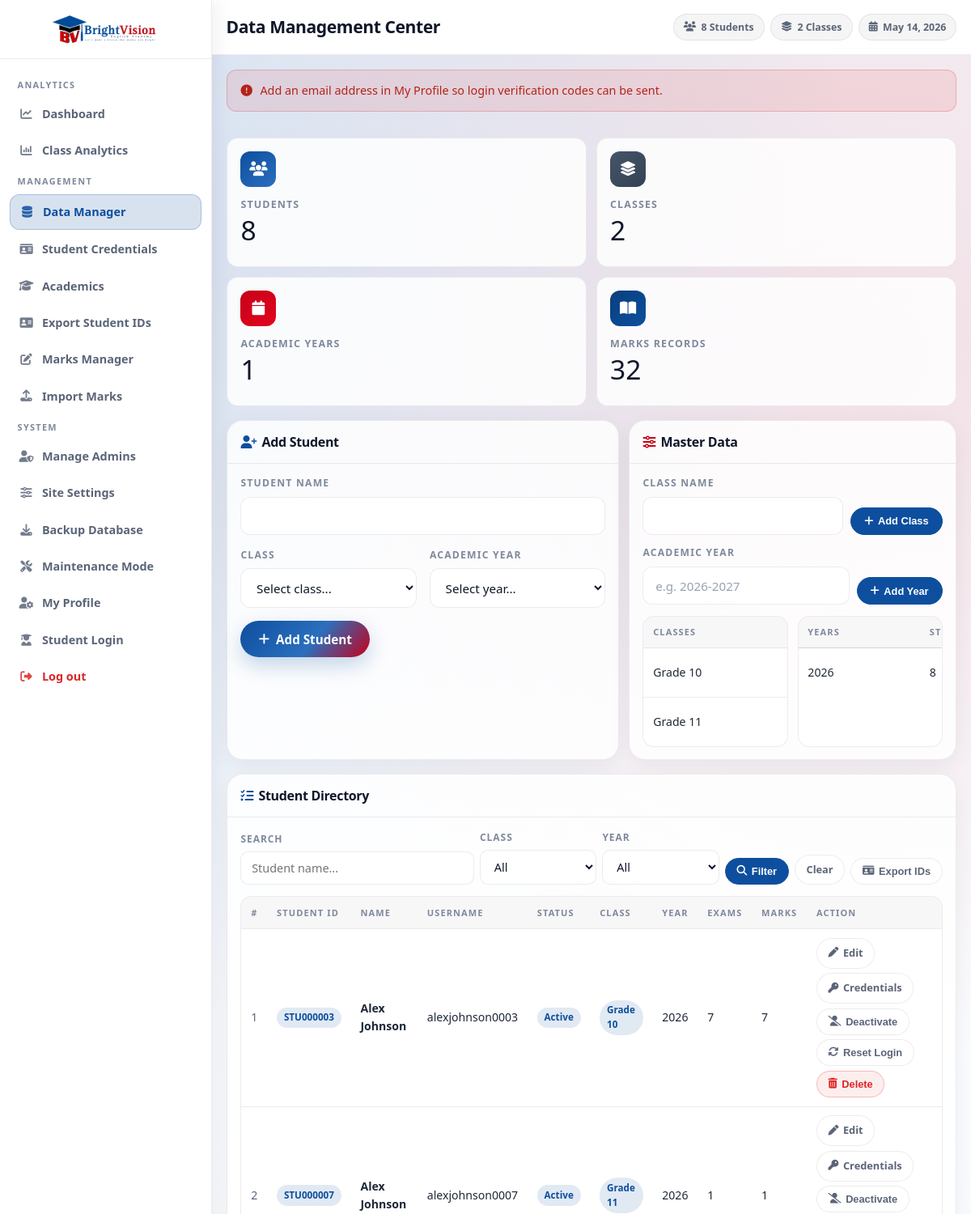
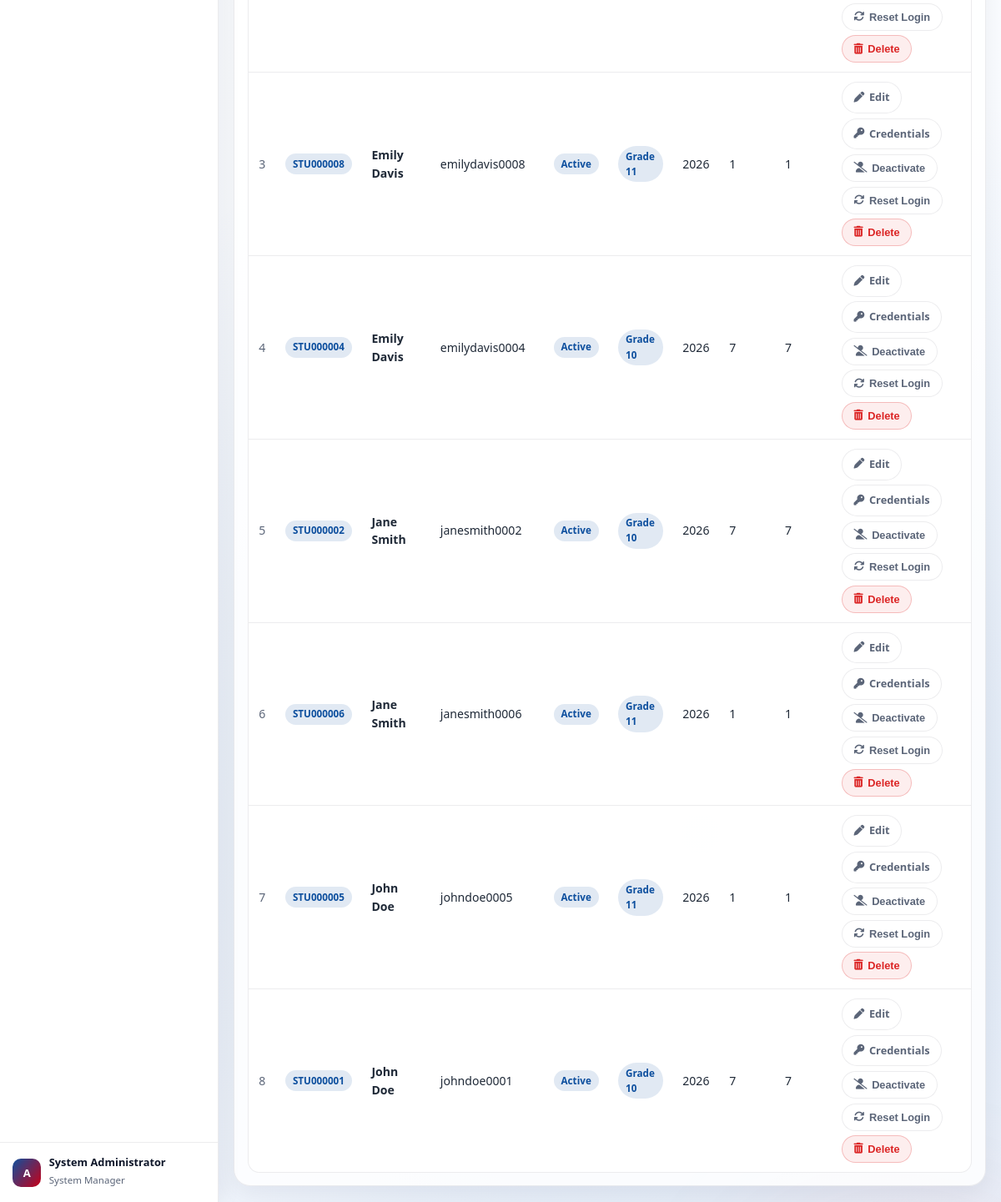
The app's page /admin/manage_students.php (signed in) with its own data (2 pictures, top to bottom).
### tables this page shows
CREATE TABLE IF NOT EXISTS `students` (
  `id` INT AUTO_INCREMENT PRIMARY KEY,
  `student_code` VARCHAR(24) NULL UNIQUE,
  `name` VARCHAR(100) NOT NULL,
  `class_id` INT NULL,
  `academic_year_id` INT NULL,
  UNIQUE KEY `uq_student_identity` (`name`, `class_id`, `academic_year_id`),
  KEY `idx_students_class_year` (`class_id`, `academic_year_id`),
  KEY `idx_students_class_year_name` (`class_id`, `academic_year_id`, `name`),
  KEY `idx_students_year_class_name` (`academic_year_id`, `class_id`, `name`),
  KEY `idx_students_name` (`name`),
  CONSTRAINT `fk_students_class`
    FOREIGN KEY (`class_id`) REFERENCES `classes` (`id`) ON DELETE CASCADE,
  CONSTRAINT `fk_students_year`
    FOREIGN KEY (`academic_year_id`) REFERENCES `academic_years` (`id`) ON DELETE CASCADE
);

CREATE TABLE IF NOT EXISTS `classes` (
  `id` INT AUTO_INCREMENT PRIMARY KEY,
  `class_name` VARCHAR(50) NOT NULL UNIQUE
);

CREATE TABLE IF NOT EXISTS `academic_years` (
  `id` INT AUTO_INCREMENT PRIMARY KEY,
  `year_name` VARCHAR(20) NOT NULL UNIQUE
);

### admin/manage_students.php (the view, shortened to what the rows shown need)
<?php
require_once '../config.php';
$query_with = static function (array $updates = [], array $remove = []): string {
    $query = $_GET;
    foreach ($remove as $key) {
        unset($query[$key]);
    }
    foreach ($updates as $key => $value) {
        if ($value === null || $value === '') {
            unset($query[$key]);
        } else {
            $query[$key] = $value;
        }
    }
    return http_build_query($query);
};
$studentSql = "
    SELECT
        s.id,
        s.student_code,
        s.name,
        s.class_id,
        s.academic_year_id,
        c.class_name,
        y.year_name,
        sa.username,
        sa.is_active AS account_active,
        COUNT(m.id) AS mark_count,
        COUNT(DISTINCT m.exam_name) AS exam_count
    FROM students s
    LEFT JOIN classes c ON s.class_id = c.id
    LEFT JOIN academic_years y ON s.academic_year_id = y.id
    LEFT JOIN student_accounts sa ON sa.student_id = s.id
    LEFT JOIN marks m ON m.student_id = s.id
    WHERE 1 = 1
";
$studentParams = [];
$studentSql .= "
    GROUP BY s.id, s.student_code, s.name, s.class_id, s.academic_year_id, c.class_name, y.year_name, sa.username, sa.is_active
    ORDER BY s.name ASC
    LIMIT 300
";
$studentStmt = $pdo->prepare($studentSql);
$studentStmt->execute($studentParams);
$students = $studentStmt->fetchAll();
$classStats = $pdo->query("
    SELECT c.id, c.class_name, COUNT(s.id) AS student_count
    FROM classes c
    LEFT JOIN students s ON s.class_id = c.id
    GROUP BY c.id, c.class_name
    ORDER BY c.class_name ASC
")->fetchAll();
$yearStats = $pdo->query("
    SELECT y.id, y.year_name, COUNT(s.id) AS student_count
    FROM academic_years y
    LEFT JOIN students s ON s.academic_year_id = y.id
    GROUP BY y.id, y.year_name
    ORDER BY y.year_name DESC
")->fetchAll();
$totals = [
    'students' => (int) $pdo->query("SELECT COUNT(*) FROM students")->fetchColumn(),
    'classes' => (int) $pdo->query("SELECT COUNT(*) FROM classes")->fetchColumn(),
    'years' => (int) $pdo->query("SELECT COUNT(*) FROM academic_years")->fetchColumn(),
    'marks' => (int) $pdo->query("SELECT COUNT(*) FROM marks")->fetchColumn()
];
$editStudent = null;
?>
<!DOCTYPE html>
<html lang="en">
<head>
    <link rel="preload" href="https://cdnjs.cloudflare.com/ajax/libs/font-awesome/6.5.0/css/all.min.css" as="style" onload="this.onload=null;this.rel='stylesheet'">
    <link rel="stylesheet" href="../css/style.css">
    <link rel="stylesheet" href="../css/admin.css">
</head>
<body>
    <div class="admin-layout">
        <main class="admin-main">
            <div class="admin-topbar">
                <div class="topbar-left">
                    <h1>Data Management Center</h1>
                </div>
                <div class="topbar-meta">
                    <span class="topbar-pill"><i class="fas fa-users"></i> <?= (int) $totals['students'] ?> Students</span>
                    <span class="topbar-pill"><i class="fas fa-layer-group"></i> <?= (int) $totals['classes'] ?> Classes</span>
                    <span class="topbar-pill"><i class="fas fa-calendar-days"></i> <?= date('M j, Y') ?></span>
                </div>
            </div>
            <div class="admin-body dashboard-stack">
                <section class="metrics-grid reveal d1">
                    <article class="val-card">
                        <div class="icon ic-blue"><i class="fas fa-users"></i></div>
                        <div class="val-lbl">Students</div>
                        <div class="val-num"><?= (int) $totals['students'] ?></div>
                    </article>
                    <article class="val-card">
                        <div class="icon ic-purple"><i class="fas fa-layer-group"></i></div>
                        <div class="val-lbl">Classes</div>
                        <div class="val-num"><?= (int) $totals['classes'] ?></div>
                    </article>
                </section>
                <section class="management-grid reveal d2">
                    <article class="dash-panel">
                        <div class="panel-head">
                            <h2><i class="fas fa-user-plus" style="color:var(--primary);"></i> <?= $editStudent ? 'Edit Student' : 'Add Student' ?></h2>
                        </div>
                    </article>
                    <article class="dash-panel">
                        <div class="panel-head">
                            <h2><i class="fas fa-sliders" style="color:var(--accent);"></i> Master Data</h2>
                        </div>
                        <div class="panel-body panel-stack">
                            <div class="split-grid">
                                <div class="notion-table-wrap">
                                    <table class="notion-table">
                                        <thead>
                                            <tr>
                                                <th>Classes</th>
                                            </tr>
                                        </thead>
                                        <tbody>
                                            <?php foreach ($classStats as $class): ?>
                                                <tr>
                                                    <td><?= htmlspecialchars($class['class_name']) ?></td>
                                                </tr>
                                            <?php endforeach; ?>
                                        </tbody>
                                    </table>
                                </div>
                                <div class="notion-table-wrap">
                                    <table class="notion-table">
                                        <thead>
                                            <tr>
                                                <th>Years</th>
                                                <th>Students</th>
                                            </tr>
                                        </thead>
                                        <tbody>
                                            <?php foreach ($yearStats as $year): ?>
                                                <tr>
                                                    <td><?= htmlspecialchars($year['year_name']) ?></td>
                                                    <td><?= (int) $year['student_count'] ?></td>
                                                </tr>
                                            <?php endforeach; ?>
                                        </tbody>
                                    </table>
                                </div>
                            </div>
                        </div>
                    </article>
                </section>
                <section class="dash-panel reveal d3">
                    <div class="panel-head">
                        <h2><i class="fas fa-list-check" style="color:var(--primary);"></i> Student Directory</h2>
                    </div>
                    <div class="panel-body">
                        <div class="notion-table-wrap">
                            <table class="notion-table">
                                <thead>
                                    <tr>
                                        <th>#</th>
                                        <th>Student ID</th>
                                        <th>Name</th>
                                        <th>Username</th>
                                        <th>Status</th>
                                        <th>Class</th>
                                        <th>Year</th>
                                        <th>Exams</th>
                                        <th>Marks</th>
                                        <th>Action</th>
                                    </tr>
                                </thead>
                                <tbody>
                                    <?php if (empty($students)): ?>
                                        <tr>
                                            <td colspan="10" style="text-align:center;color:var(--text-muted);padding:1.3rem;">No students found.</td>
                                        </tr>
                                    <?php else: ?>
                                        <?php foreach ($students as $index => $student): ?>
                                            <tr>
                                                <td style="color:var(--text-muted);"><?= $index + 1 ?></td>
                                                <td><span class="notion-tag tag-blue"><?= htmlspecialchars((string) ($student['student_code'] ?: 'Pending')) ?></span></td>
                                                <td><strong><?= htmlspecialchars($student['name']) ?></strong></td>
                                                <td><?= htmlspecialchars((string) ($student['username'] ?? '-')) ?></td>
                                                <td>
                                                    <?php $active = isset($student['account_active']) ? ((int) $student['account_active'] === 1) : false; ?>
                                                    <span class="notion-tag <?= $active ? 'tag-blue' : 'tag-orange' ?>"><?= $active ? 'Active' : 'Inactive' ?></span>
                                                </td>
                                                <td><span class="notion-tag tag-blue"><?= htmlspecialchars($student['class_name'] ?? '-') ?></span></td>
                                                <td><?= htmlspecialchars($student['year_name'] ?? '-') ?></td>
                                                <td><?= (int) $student['exam_count'] ?></td>
                                                <td><?= (int) $student['mark_count'] ?></td>
                                                <td>
                                                    <div class="table-actions">
                                                        <a href="manage_students.php?<?= htmlspecialchars($query_with(['edit_student' => (int) $student['id']], ['edit_class', 'edit_year'])) ?>" class="notion-btn notion-btn-ghost notion-btn-sm">
                                                            <i class="fas fa-pen"></i> Edit
                                                        </a>
                                                        <a href="student_credentials?student_id=<?= (int) $student['id'] ?>" class="notion-btn notion-btn-ghost notion-btn-sm">
                                                            <i class="fas fa-key"></i> Credentials
                                                        </a>
                                                        <form method="POST">
                                                            <button type="submit" class="notion-btn notion-btn-ghost notion-btn-sm">
                                                                <i class="fas <?= $active ? 'fa-user-slash' : 'fa-user-check' ?>"></i> <?= $active ? 'Deactivate' : 'Activate' ?>
                                                            </button>
                                                        </form>
                                                        <form method="POST" onsubmit="return confirm('Regenerate credentials for this student?');">
                                                            <button type="submit" class="notion-btn notion-btn-ghost notion-btn-sm">
                                                                <i class="fas fa-arrows-rotate"></i> Reset Login
                                                            </button>
                                                        </form>
                                                        <form method="POST" onsubmit="return confirm('Delete this student and all marks?');">
                                                            <button type="submit" class="notion-btn notion-btn-danger notion-btn-sm">
                                                                <i class="fas fa-trash-alt"></i> Delete
                                                            </button>
                                                        </form>
                                                    </div>
                                                </td>
                                            </tr>
                                        <?php endforeach; ?>
                                    <?php endif; ?>
                                </tbody>
                            </table>
                        </div>
                    </div>
                </section>
            </div>
        </main>
    </div>
</body>
</html>

### records on screen
students: id "8", class "2", student_code "STU000008", name "Emily Davis", username "emilydavis0008", class.class_name "Grade 11", academic_year.year_name "2026", exam_count "1", mark_count "1"
classes: class_name "Grade 10"
classes: class_name "Grade 11"
academic_years: year_name "2026", student_count "8"
students: student_code "STU000003", name "Alex Johnson", username "alexjohnson0003", class.class_name "Grade 10", academic_year.year_name "2026", exam_count "7", mark_count "7"
students: student_code "STU000007", name "Alex Johnson", username "alexjohnson0007", class.class_name "Grade 11", academic_year.year_name "2026", exam_count "1", mark_count "1"
students: student_code "STU000004", name "Emily Davis", username "emilydavis0004", class.class_name "Grade 10", academic_year.year_name "2026", exam_count "7", mark_count "7"
students: student_code "STU000002", name "Jane Smith", username "janesmith0002", class.class_name "Grade 10", academic_year.year_name "2026", exam_count "7", mark_count "7"
students: student_code "STU000006", name "Jane Smith", username "janesmith0006", class.class_name "Grade 11", academic_year.year_name "2026", exam_count "1", mark_count "1"
students: student_code "STU000005", name "John Doe", username "johndoe0005", class.class_name "Grade 11", academic_year.year_name "2026", exam_count "1", mark_count "1"
students: student_code "STU000001", name "John Doe", username "johndoe0001", class.class_name "Grade 10", academic_year.year_name "2026", exam_count "7", mark_count "7"

### other values on screen
admin_display_name() "System Administrator"
$flash['text'] "Add an email address in My Profile so login verification codes can be sent."
$totals['years'] "1"
$totals['marks'] "32"
